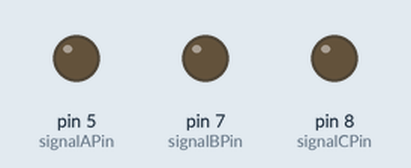
A sketch run on a simulated Arduino Uno, built with avr-gcc and run on an emulated ATmega328P. On the bench: output pins drawn as LEDs (lit = HIGH).

Above: at 0.1 s.
At 6.31 s:
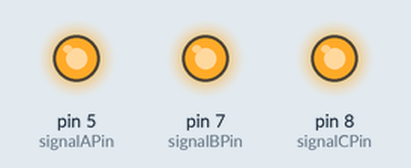
At 10.8 s:
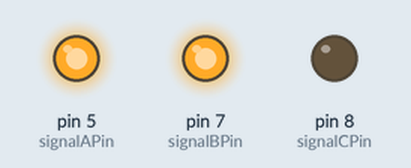
Timing chart, 0 to 12.3 s (numbered marks = the images above):
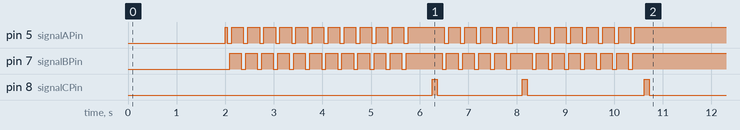

The sketch:

buttonPressEncoder.ino
```cpp
const int signalAPin = 5;
const int signalBPin = 7;
const int signalCPin = 8;

int signalSequence[4][2] = {
    {1, 0},
    {0, 0},
    {0, 1},
    {1, 1}
};

int signalSequenceQuiet[4][2] = {
    {0, 1},
    {0, 0},
    {1, 0},
    {1, 1}
};

void setup() {
  pinMode(signalAPin, OUTPUT);
  pinMode(signalBPin, OUTPUT);
  pinMode(signalCPin, INPUT);
  digitalWrite(signalCPin, LOW);
}

void changeVolume(int sequence[4][2]){
 for (int i = 0; i < 4; i++) {
      digitalWrite(signalAPin, sequence[i][0]);
      digitalWrite(signalBPin, sequence[i][1]);
      delay(45);
    }
    delay(150);
}

void makeLouder(int count) {
  for (int i = 0; i < count; i++) {
    changeVolume(signalSequence);
  }
}

void makeQuiet(int count) {
  for (int i = 0; i < count; i++) {
    changeVolume(signalSequenceQuiet);
  }
}

void switchMode(){
    pinMode(signalCPin, OUTPUT);
    digitalWrite(signalCPin, HIGH);
    delay(100);
    digitalWrite(signalCPin, LOW);
    delay(100);
    pinMode(signalCPin, INPUT);
}

bool stop = false;
void loop() {
  delay(2000);
  if (stop == false){
  makeLouder(12);
  delay(300);
  switchMode();
  makeLouder(5);
  switchMode();
  makeLouder(7);
  switchMode();
  stop = true;
  }
}
```

Measured:
- by itself, pin 7 (signalBPin): LOW → HIGH at 2.1 s, → LOW 0.24 s later, → HIGH 0.09 s later, → LOW 0.24 s later, … (47 changes in this stretch)
- by itself, pin 8 (signalCPin): goes HIGH 0.10 s, LOW 1.8 s, HIGH 0.10 s, LOW 2.4 s, HIGH 0.10 s, then LOW
